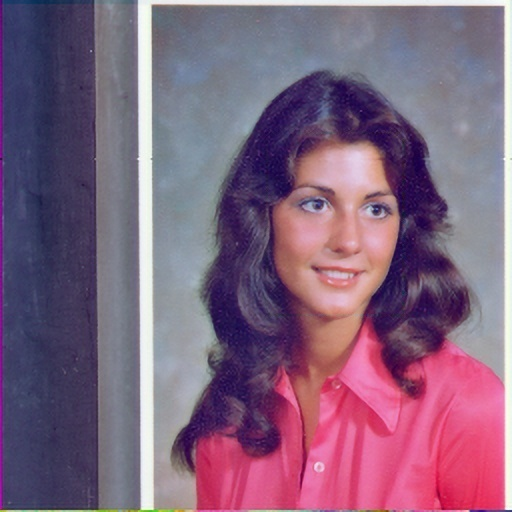
#> input picture Image-Encryption-and-Authentication/4.1.04.jpg, 512 x 512 px, found by its file name
$ python histogram_20220319124203.py
#> lines starting #> are read from the running program, lines starting #| are printed output that depends on the picture
from skimage import io
import matplotlib.pyplot as plt
image = io.imread('C:/Users/DELL/Downloads/Imaage/Images/JPEG/Jpeg 8-bit/4.1.04.jpg')
#> image is the input picture: shape (512, 512, 3); mean R, G, B 129.2, 99.3, 125.2
_ = plt.hist(image.ravel(), bins = 256, color = 'orange', )
_ = plt.hist(image[:, :, 0].ravel(), bins = 256, color = 'red', alpha = 0.5)
_ = plt.hist(image[:, :, 1].ravel(), bins = 256, color = 'Green', alpha = 0.5)
_ = plt.hist(image[:, :, 2].ravel(), bins = 256, color = 'Blue', alpha = 0.5)
_ = plt.xlabel('Intensity Value')
_ = plt.ylabel('Count')
_ = plt.legend(['Total', 'Red_Channel', 'Green_Channel', 'Blue_Channel'])
plt.show()
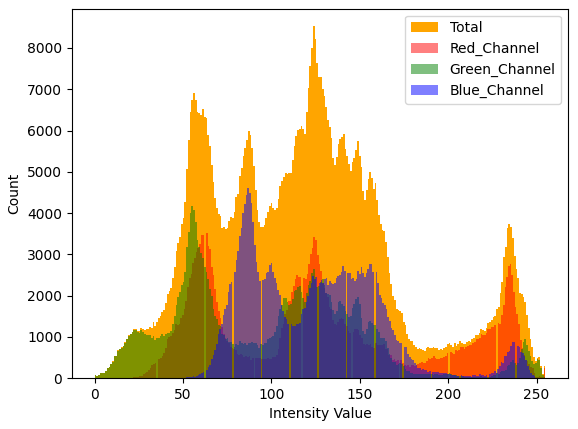
#> figure drawn by matplotlib, 1 panel; tallest bar 8528 high, from x = 123.5 to 124.5; tallest bar 3522 high, from x = 63 to 63.96; tallest bar 4177 high, from x = 54.79 to 55.78

$ run again, with Image-Encryption-and-Authentication/ana.jpg copied over Image-Encryption-and-Authentication/4.1.04.jpg
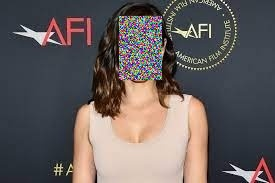
#> input picture Image-Encryption-and-Authentication/ana.jpg, 275 x 183 px, found by its file name
#> image is the input picture: shape (183, 275, 3); mean R, G, B 101, 93.3, 92.8
#> `plt.show()`:
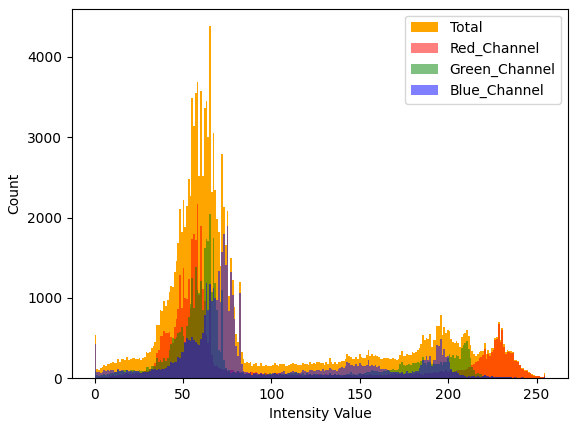
#> figure drawn by matplotlib, 1 panel; tallest bar 4382 high, from x = 64.75 to 65.74; tallest bar 2165 high, from x = 57.77 to 58.77; tallest bar 2046 high, from x = 64.75 to 65.74

$ run again, with Image-Encryption-and-Authentication/crop_{0}.jpg copied over Image-Encryption-and-Authentication/4.1.04.jpg
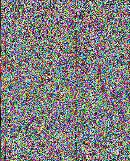
#> input picture Image-Encryption-and-Authentication/crop_{0}.jpg, 130 x 161 px, found by its file name
#> image is the input picture: shape (161, 130, 3); mean R, G, B 127.6, 125.9, 126.6
#> `plt.show()`:
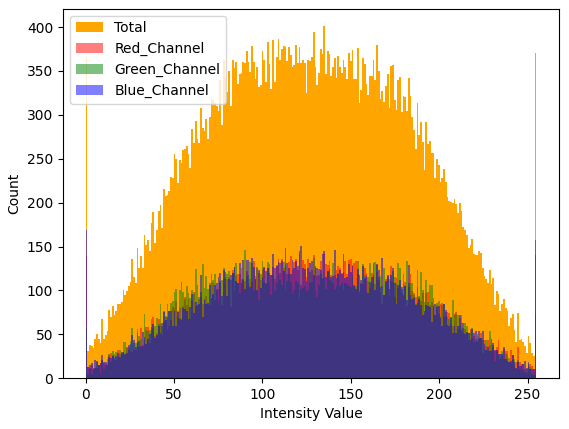
#> figure drawn by matplotlib, 1 panel; tallest bar 401 high, from x = 134.5 to 135.5; tallest bar 146 high, from x = 89.65 to 90.64
